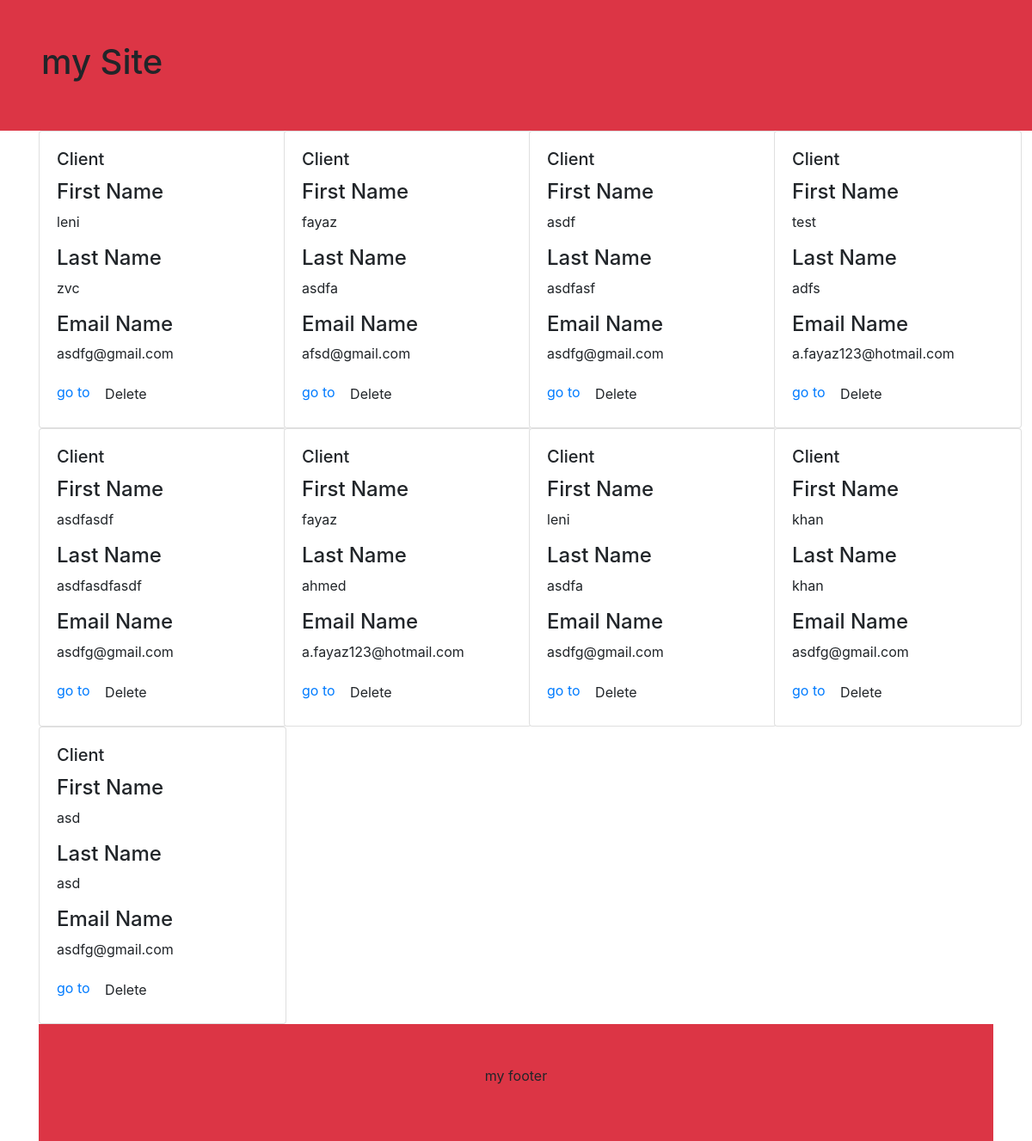
/client/, run on the app's committed database.
### client/models.py (models this page shows)
class Client(models.Model):
    first_name = models.CharField(max_length=30)
    last_name = models.CharField(max_length=30)
    tel = models.CharField(max_length=30)
    raison_social = models.CharField(max_length=30)
    siret = models.IntegerField()
    tva = models.CharField(max_length=30)
    email = models.CharField(max_length=30)

### client/views.py (the view)
# urls.py: path('client/', ClientListView.as_view(), name='client-list'),
class ClientListView(ListView):
    model = Client

### client/templates/client/client_list.html (shortened to what this page needs)
{%extends 'base.html'%}
{% block content%}
<div class="container">
    <div class="row">
        {% for client in object_list %}
        <div class="col-3">
            <div class="card" style="width: 18rem;">
                <div class="card-body">
                    <h5 class="card-title">Client</h5>
                    <h4>First Name</h4>
                    <p>{{ client.first_name}}</p>
                    <h4>Last Name</h4>
                    <p>{{ client.last_name}}</p>
                    <h4>Email Name</h4>
                    <p>{{ client.email}}</p>
                    <a href="{% url 'client-detail' client.id %}"> go to</a>
                    <button class="btn" data-toggle="modal" data-target="#fm-modal-grid{{client.id}}">Delete</button>
                </div>
            </div>
        </div>
        {% endfor %}
    </div>
    {%endblock%}

### django_facturier/templates/base.html (shortened to what this page needs)
{%load static%}
<!doctype html>
<html lang="en">
<head>
    <link rel="stylesheet" href="{% static 'bootstrap/dist/css/bootstrap.min.css'%}">
</head>
<body>
    {% include 'client/header.html' %}
    {% block content %}
    {% endblock %}
    {% include 'client/footer.html' %}
</body>
</html>

### client/templates/client/header.html
<div class="w-100 p-5  bg-danger" >
    <h1>my Site</h1>
</div>

### client/templates/client/footer.html
<div class="w-100 p-5 bg-danger text-center p-0 m-0" >
    <p>my footer</p>
</div>

### data on the page
Client: first_name "leni", last_name "zvc", email "asdfg@gmail.com"
Client: first_name "fayaz", last_name "asdfa", email "afsd@gmail.com"
Client: first_name "asdf", last_name "asdfasf", email "asdfg@gmail.com"
Client: first_name "test", last_name "adfs", email "a.fayaz123@hotmail.com"
Client: first_name "asdfasdf", last_name "asdfasdfasdf", email "asdfg@gmail.com"
Client: first_name "fayaz", last_name "ahmed", email "a.fayaz123@hotmail.com"
Client: first_name "leni", last_name "asdfa", email "asdfg@gmail.com"
Client: first_name "khan", last_name "khan", email "asdfg@gmail.com"
Client: first_name "asd", last_name "asd", email "asdfg@gmail.com"
